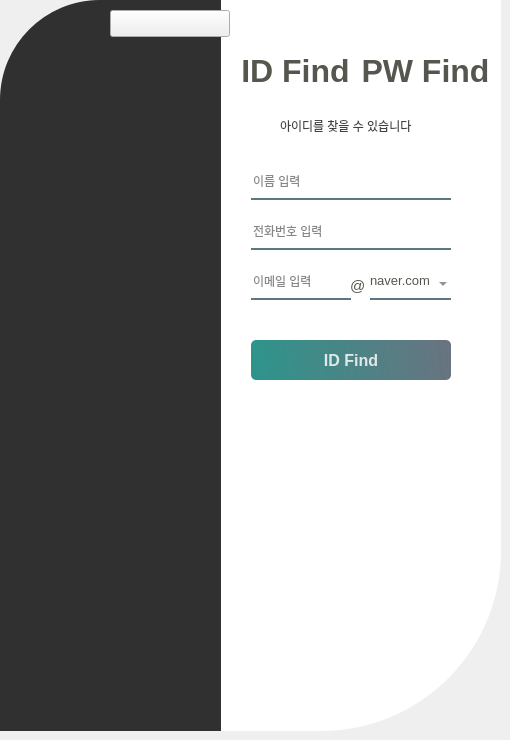
   <widget class="QWidget" name="page_7">
    <widget class="QLineEdit" name="page_7_phone">
     <property name="geometry">
      <rect>
       <x>251</x>
       <y>220</y>
       <width>200</width>
       <height>30</height>
      </rect>
     </property>
     <property name="styleSheet">
      <string notr="true">background-color : rgba(0,0,0,0);
border : none;
border-bottom : 2px solid rgba(46,82,101,200);
color : rgba(0,0,0,240);
padding-bottom : 7px;</string>
     </property>
     <property name="placeholderText">
      <string>전화번호 입력</string>
     </property>
    </widget>
    <widget class="QLineEdit" name="page_7_email">
     <property name="geometry">
      <rect>
       <x>251</x>
       <y>270</y>
       <width>100</width>
       <height>30</height>
      </rect>
     </property>
     <property name="styleSheet">
      <string notr="true">background-color : rgba(0,0,0,0);
border : none;
border-bottom : 2px solid rgba(46,82,101,200);
color : rgba(0,0,0,240);
padding-bottom : 7px;</string>
     </property>
     <property name="placeholderText">
      <string>이메일 입력</string>
     </property>
    </widget>
    <widget class="QPushButton" name="page_7_id_find_btn">
     <property name="geometry">
      <rect>
       <x>251</x>
       <y>340</y>
       <width>200</width>
       <height>40</height>
      </rect>
     </property>
     <property name="font">
      <font>
       <family>Nirmala UI</family>
       <pointsize>12</pointsize>
       <bold>true</bold>
      </font>
     </property>
     <property name="cursor">
      <cursorShape>PointingHandCursor</cursorShape>
     </property>
     <property name="mouseTracking">
      <bool>true</bool>
     </property>
     <property name="tabletTracking">
      <bool>false</bool>
     </property>
     <property name="styleSheet">
      <string notr="true">QPushButton#page_7_id_find_btn {
    background-color: qlineargradient(spread:pad, x1:0, y1:0.505682, x2:1, y2:0.477, stop:0 rgba(11,131,120,219), stop:1 rgba(85, 98, 112, 226));
    color: rgba(255,255,255,210);
    border-radius: 5px;
}

QPushButton#page_7_id_find_btn:hover {
    background-color: qlineargradient(spread:pad, x1:0, y1:0.505682, x2:1, y2:0.477, stop:0 rgba(150,131,111,219), stop:1 rgba(85, 81, 84, 226));
    color: rgba(255,255,255,210);
    border-radius: 5px;
}

QPushButton#page_7_id_find_btn:pressed {
    padding-left: 5px;
    padding-top: 5px;
    background-color: rgba(150,123,111,255);
}</string>
     </property>
     <property name="text">
      <string>ID Find</string>
     </property>
     <property name="autoDefault">
      <bool>false</bool>
     </property>
     <property name="flat">
      <bool>false</bool>
     </property>
    </widget>
    <widget class="QLineEdit" name="page_7_name">
     <property name="geometry">
      <rect>
       <x>251</x>
       <y>170</y>
       <width>200</width>
       <height>30</height>
      </rect>
     </property>
     <property name="styleSheet">
      <string notr="true">background-color : rgba(0,0,0,0);
border : none;
border-bottom : 2px solid rgba(46,82,101,200);
color : rgba(0,0,0,240);
padding-bottom : 7px;</string>
     </property>
     <property name="frame">
      <bool>true</bool>
     </property>
     <property name="alignment">
      <set>Qt::AlignLeading|Qt::AlignLeft|Qt::AlignVCenter</set>
     </property>
     <property name="placeholderText">
      <string>이름 입력</string>
     </property>
     <property name="cursorMoveStyle">
      <enum>Qt::LogicalMoveStyle</enum>
     </property>
    </widget>
    <widget class="QPushButton" name="page_7_btn1">
     <property name="geometry">
      <rect>
       <x>240</x>
       <y>50</y>
       <width>111</width>
       <height>41</height>
      </rect>
     </property>
     <property name="font">
      <font>
       <family>Nirmala UI</family>
       <pointsize>24</pointsize>
       <italic>false</italic>
       <bold>true</bold>
      </font>
     </property>
     <property name="cursor">
      <cursorShape>PointingHandCursor</cursorShape>
     </property>
     <property name="styleSheet">
      <string notr="true">font: 700 24pt &quot;Nirmala UI&quot;;
color: rgb(86, 86, 78);</string>
     </property>
     <property name="text">
      <string>ID Find</string>
     </property>
     <property name="flat">
      <bool>true</bool>
     </property>
    </widget>
    <widget class="QPushButton" name="page_7_btn2">
     <property name="geometry">
      <rect>
       <x>360</x>
       <y>50</y>
       <width>131</width>
       <height>41</height>
      </rect>
     </property>
     <property name="font">
      <font>
       <family>Nirmala UI</family>
       <pointsize>24</pointsize>
       <italic>false</italic>
       <bold>true</bold>
      </font>
     </property>
     <property name="cursor">
      <cursorShape>PointingHandCursor</cursorShape>
     </property>
     <property name="styleSheet">
      <string notr="true">font: 700 24pt &quot;Nirmala UI&quot;;
color: rgb(86, 86, 78);</string>
     </property>
     <property name="text">
      <string>PW Find</string>
     </property>
     <property name="flat">
      <bool>true</bool>
     </property>
    </widget>
    <widget class="QLabel" name="page_7_label">
     <property name="geometry">
      <rect>
       <x>350</x>
       <y>270</y>
       <width>30</width>
       <height>31</height>
      </rect>
     </property>
     <property name="font">
      <font>
       <pointsize>11</pointsize>
      </font>
     </property>
     <property name="styleSheet">
      <string notr="true">color: rgb(86, 86, 78);</string>
     </property>
     <property name="text">
      <string>@</string>
     </property>
    </widget>
    <widget class="QPushButton" name="page_7_logo">
     <property name="geometry">
      <rect>
       <x>110</x>
       <y>10</y>
       <width>120</width>
       <height>27</height>
      </rect>
     </property>
     <property name="cursor">
      <cursorShape>PointingHandCursor</cursorShape>
     </property>
     <property name="text">
      <string/>
     </property>
    </widget>
    <widget class="QLabel" name="page_5_Background_6">
     <property name="geometry">
      <rect>
       <x>0</x>
       <y>0</y>
       <width>221</width>
       <height>731</height>
      </rect>
     </property>
     <property name="styleSheet">
      <string notr="true">background-color: rgba(0, 0, 0, 0.8);
border-top-left-radius: 100px;
</string>
     </property>
     <property name="text">
      <string/>
     </property>
     <property name="pixmap">
      <pixmap>../../Desktop/QT/qqq/background.png</pixmap>
     </property>
     <property name="scaledContents">
      <bool>true</bool>
     </property>
     <property name="wordWrap">
      <bool>false</bool>
     </property>
    </widget>
    <widget class="QLabel" name="page_5_Background_7">
     <property name="geometry">
      <rect>
       <x>220</x>
       <y>0</y>
       <width>281</width>
       <height>731</height>
      </rect>
     </property>
     <property name="whatsThis">
      <string>&lt;html&gt;&lt;head/&gt;&lt;body&gt;&lt;p&gt;background-color : rgba(255,255,255,255);&lt;/p&gt;&lt;/body&gt;&lt;/html&gt;</string>
     </property>
     <property name="styleSheet">
      <string notr="true">background-color: rgb(255, 255, 255);
border-bottom-right-radius : 180px;</string>
     </property>
     <property name="text">
      <string/>
     </property>
    </widget>
    <widget class="QComboBox" name="page_7_comboBox_3">
     <property name="geometry">
      <rect>
       <x>370</x>
       <y>270</y>
       <width>81</width>
       <height>30</height>
      </rect>
     </property>
     <property name="font">
      <font>
       <pointsize>10</pointsize>
      </font>
     </property>
     <property name="styleSheet">
      <string notr="true">background-color : rgba(255,255,255,0);
border : none;
border-bottom : 2px solid rgba(46,82,101,200);
color : rgba(255,255,255,240);
padding-bottom : 7px;
color: rgb(86, 86, 78);</string>
     </property>
     <property name="currentText">
      <string>naver.com</string>
     </property>
     <property name="placeholderText">
      <string notr="true"/>
     </property>
     <item>
      <property name="text">
       <string>naver.com</string>
      </property>
     </item>
     <item>
      <property name="text">
       <string>daum.net</string>
      </property>
     </item>
     <item>
      <property name="text">
       <string>nate.com</string>
      </property>
     </item>
     <item>
      <property name="text">
       <string>hotmail.com</string>
      </property>
     </item>
     <item>
      <property name="text">
       <string>kakao.com</string>
      </property>
     </item>
     <item>
      <property name="text">
       <string>gmail.com</string>
      </property>
     </item>
     <item>
      <property name="text">
       <string>hanmail.net</string>
      </property>
     </item>
    </widget>
    <widget class="QLabel" name="label_11">
     <property name="geometry">
      <rect>
       <x>280</x>
       <y>110</y>
       <width>151</width>
       <height>31</height>
      </rect>
     </property>
     <property name="styleSheet">
      <string notr="true">color: rgb(66, 66, 66);</string>
     </property>
     <property name="text">
      <string>아이디를 찾을 수 있습니다</string>
     </property>
    </widget>
    <zorder>page_5_Background_7</zorder>
    <zorder>page_5_Background_6</zorder>
    <zorder>page_7_phone</zorder>
    <zorder>page_7_email</zorder>
    <zorder>page_7_id_find_btn</zorder>
    <zorder>page_7_name</zorder>
    <zorder>page_7_btn1</zorder>
    <zorder>page_7_btn2</zorder>
    <zorder>page_7_label</zorder>
    <zorder>page_7_logo</zorder>
    <zorder>page_7_comboBox_3</zorder>
    <zorder>label_11</zorder>
   </widget>
